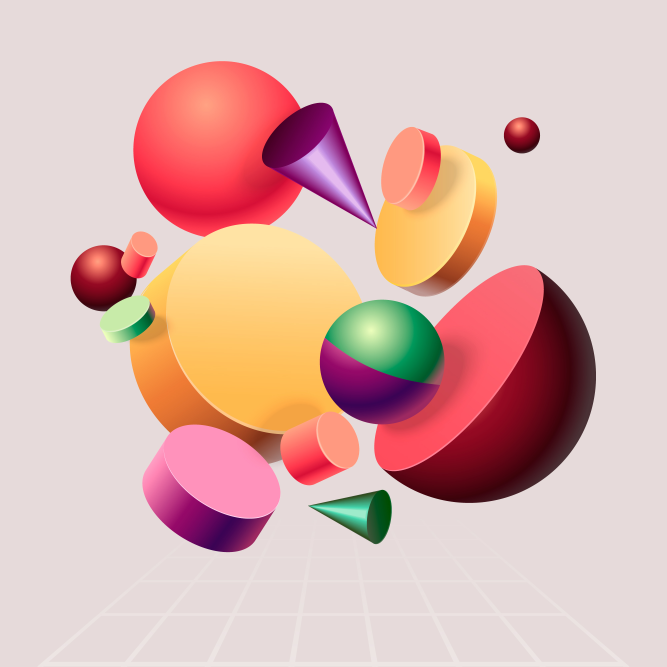
#> input picture Exp2/3533916.jpg, 2000 x 2000 px (shown at 1/3 size)
$ python intrestpoint.py
#> lines starting #> are read from the running program, lines starting #| are printed output that depends on the picture; after the words box and inside, x2 and y2 are one past the last pixel; in counts of white or black regions, pixels touching at a corner belong together
import os
import sys

import cv2
import numpy as np
import tkinter as tk

from PIL import Image, ImageTk


def resize_to_height(image, target_height):
    height, width = image.shape[:2]
    if height == target_height:
        return image

    scale = target_height / height
    target_width = int(width * scale)
    return cv2.resize(image, (target_width, target_height), interpolation=cv2.INTER_AREA)


def label_panel(image, label):
    panel = image.copy()
    cv2.rectangle(panel, (0, 0), (panel.shape[1], 42), (0, 0, 0), thickness=-1)
    cv2.putText(
        panel,
        label,
        (12, 28),
        cv2.FONT_HERSHEY_SIMPLEX,
        0.8,
        (255, 255, 255),
        2,
        cv2.LINE_AA,
    )
    return panel


# Load image relative to the script location.
script_dir = os.path.dirname(os.path.abspath(__file__))
path = os.path.join(script_dir, "3533916.jpg")

image = cv2.imread(path)
#> image is the input picture: shape (2000, 2000, 3); mean B, G, R 176.3, 181.5, 220.1
if image is None:
    print("Image not found - check the file path!")
    sys.exit()

gray = cv2.cvtColor(image, cv2.COLOR_BGR2GRAY)
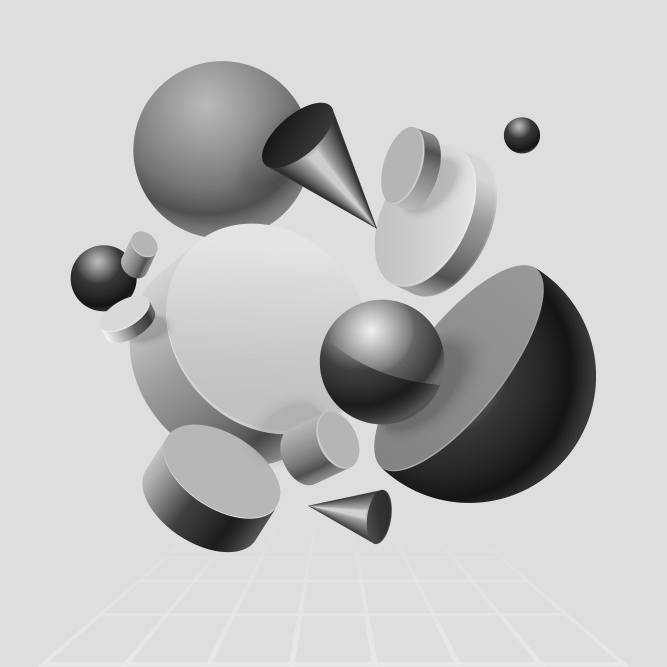
#> gray: shape (2000, 2000) (shown at 1/3 size); min 19, max 243, mean 192.7
gray = cv2.GaussianBlur(gray, (5, 5), 0)

# CLAHE improves local contrast, which usually makes corner and blob detection cleaner.
clahe = cv2.createCLAHE(clipLimit=2.0, tileGridSize=(8, 8))
gray_enhanced = clahe.apply(gray)
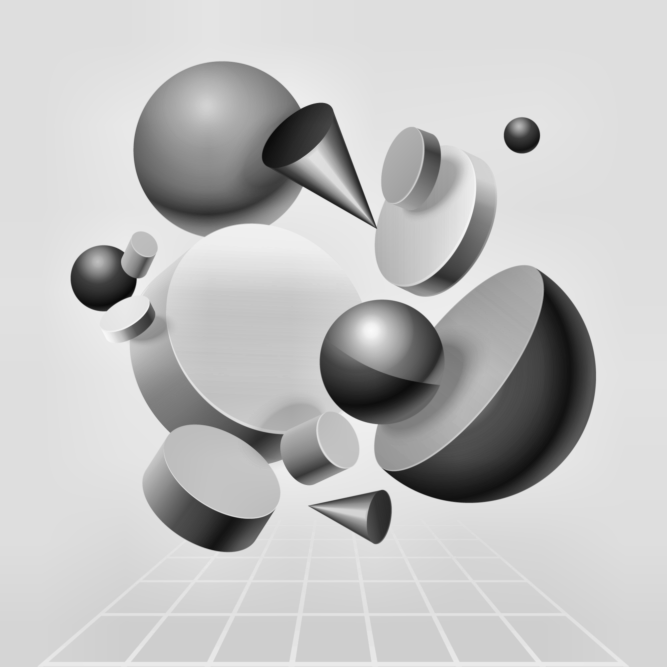
#> gray_enhanced: shape (2000, 2000) (shown at 1/3 size); min 7, max 250, mean 193.3

corner_img = image.copy()
interest_img = image.copy()

# --- 1. Harris Corner Detector ---
gray_float = np.float32(gray_enhanced)
harris = cv2.cornerHarris(gray_float, blockSize=3, ksize=5, k=0.04)
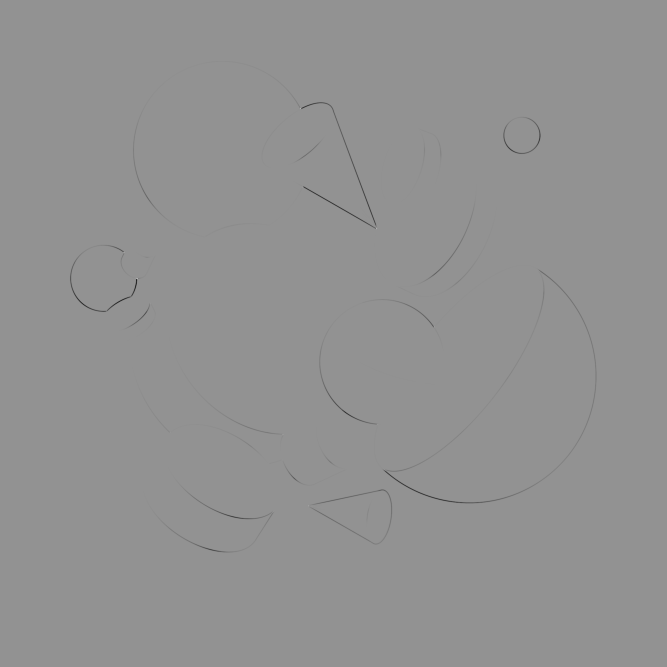
#> harris: shape (2000, 2000) float32 (shown at 1/3 size); min -1.25e+09, max 931018112, mean -1867209.1; drawn with min black and max white
harris = cv2.dilate(harris, np.ones((3, 3), np.uint8))
corner_img[harris > 0.02 * harris.max()] = [0, 0, 255]
#> corner_img: shape (2000, 2000, 3); 0.01% of pixels changed, all inside (x1, y1, x2, y2) = (368, 322, 1619, 1540)

# --- 2. Shi-Tomasi Corner Detector ---
corners = cv2.goodFeaturesToTrack(
    gray_enhanced,
    maxCorners=150,
    qualityLevel=0.03,
    minDistance=12,
    blockSize=7,
    useHarrisDetector=False,
    k=0.04,
)
#> corners = 31 rows, first 8: [412, 836], [902, 323], [371, 758], [848, 1304], [908, 563], [1304, 978], [1128, 683], [927, 1518]
if corners is not None:
    corners = np.int32(corners)
#> corners = contour of 31 points, box (x1, y1, x2, y2) (319, 323, 1622, 1984), area 880845
    for corner in corners:
        x, y = corner.ravel()
        cv2.circle(interest_img, (x, y), radius=4, color=(0, 255, 0), thickness=2)
#> this loop made 31 passes
#> (x, y) on passes 1 to 12: (412, 836), (902, 323), (371, 758), (848, 1304), (908, 563), (1304, 978), (1128, 683), (927, 1518), (1131, 1275), (392, 888), (845, 1381), (511, 1297)
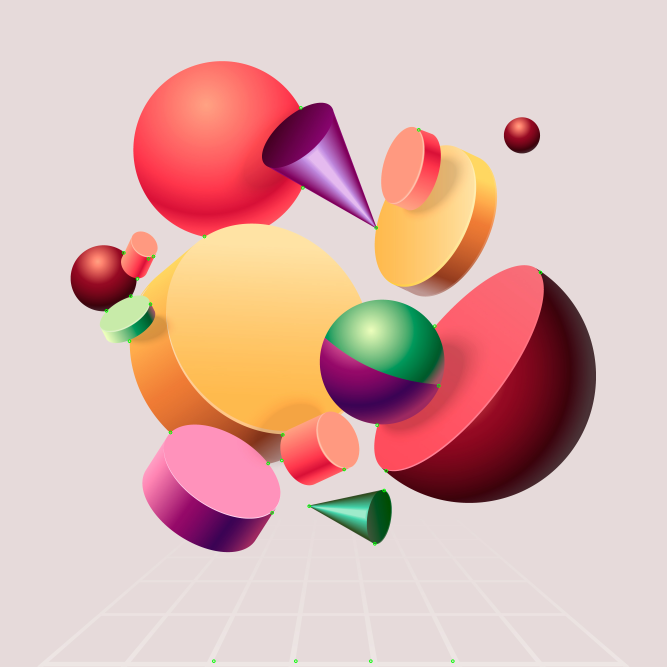
#> interest_img: shape (2000, 2000, 3) (shown at 1/3 size); 0.05% of pixels changed, all inside (x1, y1, x2, y2) = (314, 318, 1627, 1989)

# --- 3. Blob Detector ---
blob_input = cv2.medianBlur(gray_enhanced, 5)

params = cv2.SimpleBlobDetector_Params()
params.minThreshold = 10
params.maxThreshold = 220
params.thresholdStep = 10

params.filterByArea = True
params.minArea = 60
params.maxArea = 5000

params.filterByCircularity = True
params.minCircularity = 0.55

params.filterByConvexity = True
params.minConvexity = 0.75

params.filterByInertia = True
params.minInertiaRatio = 0.25

detector = cv2.SimpleBlobDetector_create(params)
keypoints = detector.detect(blob_input)
#> keypoints = 2 keypoints; (x, y, size): (776, 1316, 76.9), (1298, 470, 67.9)

blob_img = cv2.drawKeypoints(
    image,
    keypoints,
    None,
    (255, 0, 0),
    cv2.DRAW_MATCHES_FLAGS_DRAW_RICH_KEYPOINTS,
)

# --- Show All Results In One Frame ---
target_height = 520
panels = [
    label_panel(resize_to_height(corner_img, target_height), "Harris Corner Detector"),
    label_panel(resize_to_height(interest_img, target_height), "Shi-Tomasi Corner Detector"),
    label_panel(resize_to_height(blob_img, target_height), "Blob Detector"),
]
#> in resize_to_height, `return cv2.resize(image, (target_width, target_height), interpolation=..`:
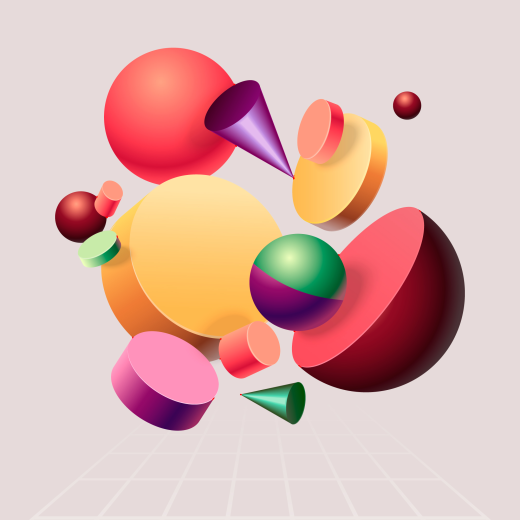
#> returned value: shape (520, 520, 3); mean of channels 0, 1, 2 176.2, 181.4, 220.1; drawn as B, G, R
#> call 3 of label_panel, with label = 'Blob Detector'
#> in label_panel (call 3), `cv2.putText( panel, label, (12, 28), cv2.FONT_HERSHEY_SIMPLEX, 0.8, (2..`:
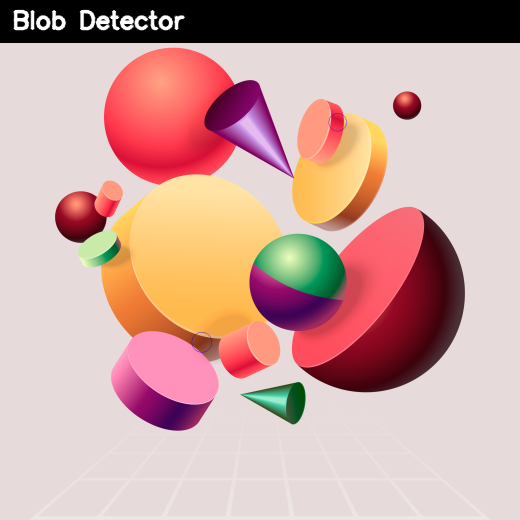
#> panel: shape (520, 520, 3); mean of channels 0, 1, 2 159.7, 164.8, 202.5; drawn as B, G, R

combined = cv2.hconcat(panels)
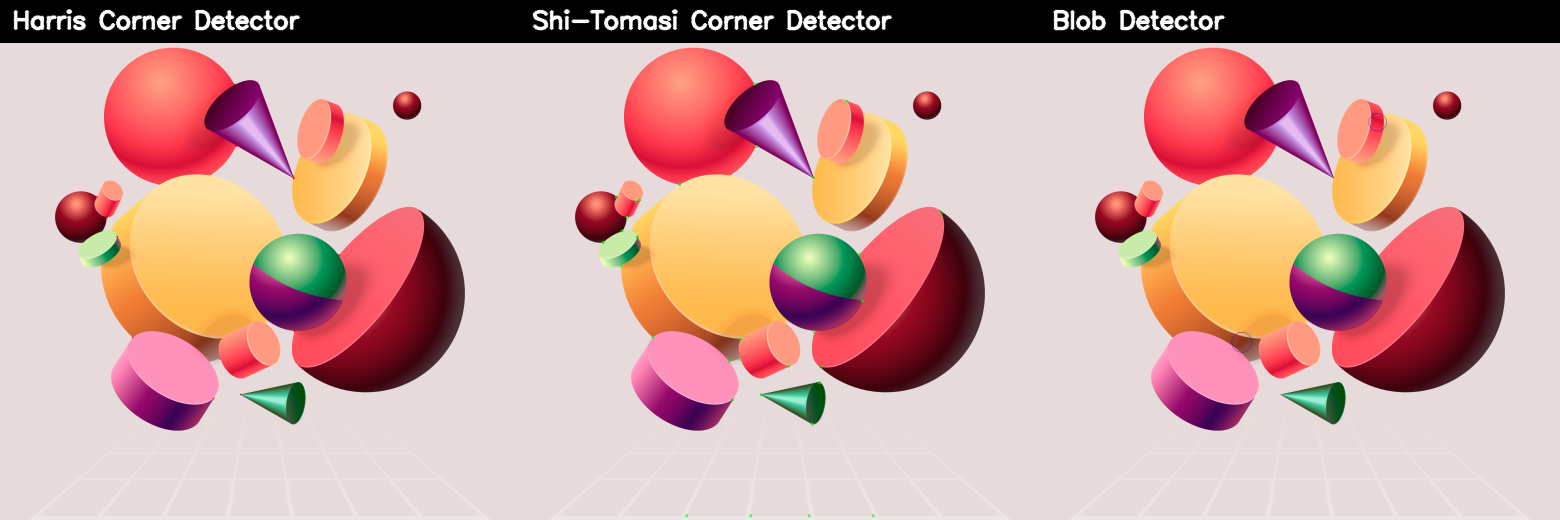
#> combined: shape (520, 1560, 3); mean of channels 0, 1, 2 160.3, 165.5, 203.1; drawn as B, G, R
combined_rgb = cv2.cvtColor(combined, cv2.COLOR_BGR2RGB)

try:
    root = tk.Tk()
    root.title("Interest Point Detectors")

    display_image = Image.fromarray(combined_rgb)
    photo = ImageTk.PhotoImage(display_image)

    label = tk.Label(root, image=photo)
    label.image = photo
    label.pack()

    root.mainloop()
except tk.TclError:
    output_path = os.path.join(script_dir, "interest_points_preview.jpg")
    cv2.imwrite(output_path, combined)
    print(f"No display found. Saved the combined preview to: {output_path}")
